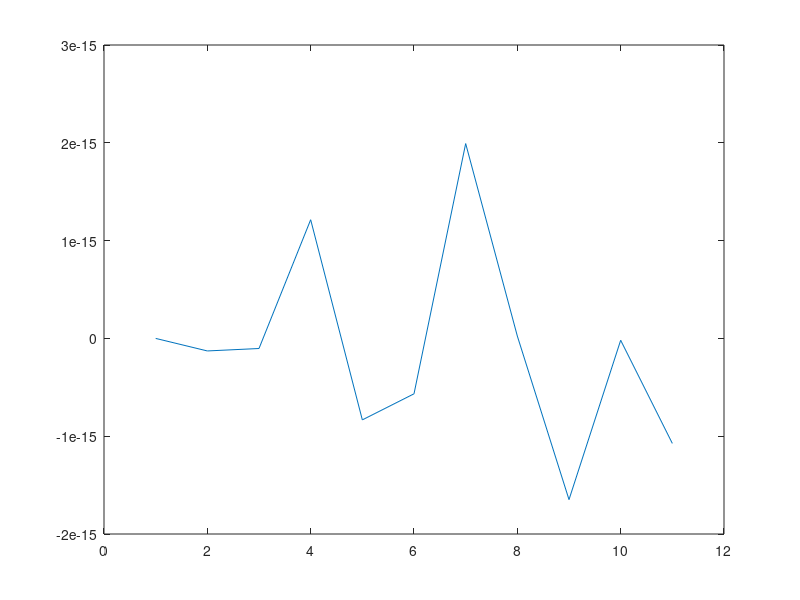
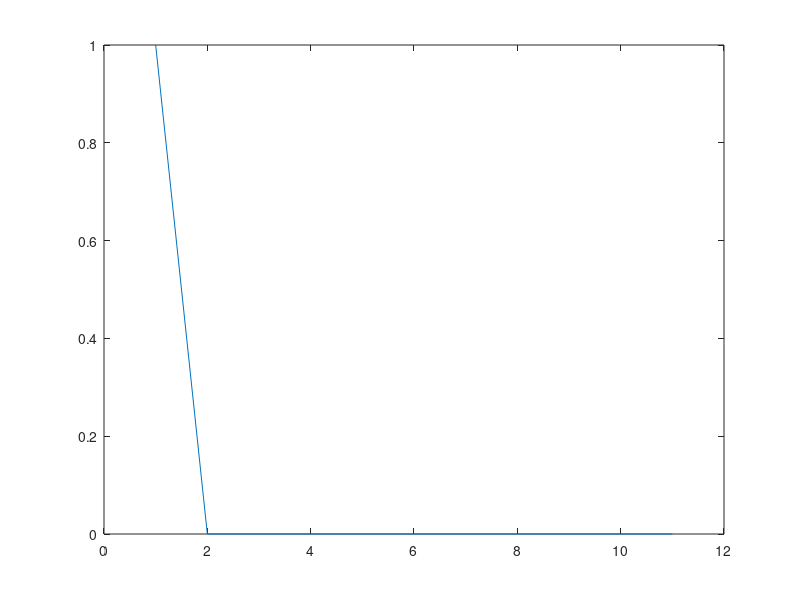
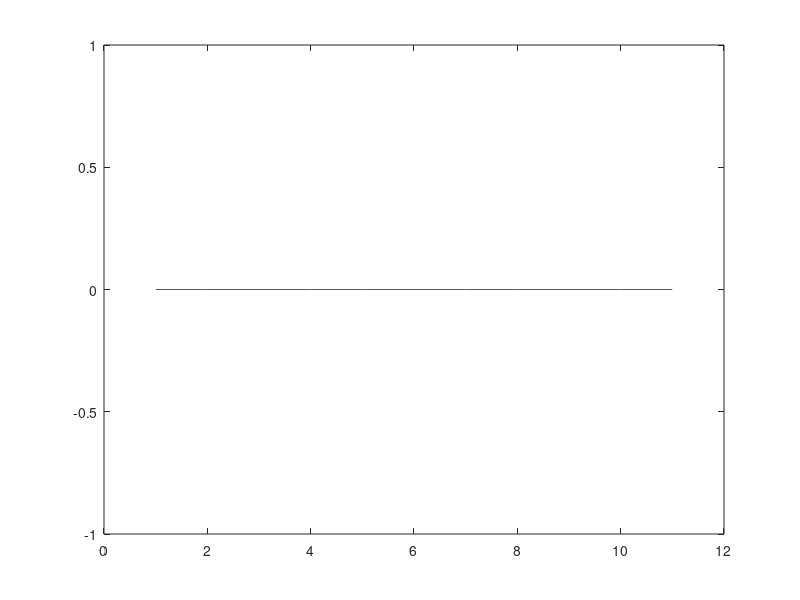
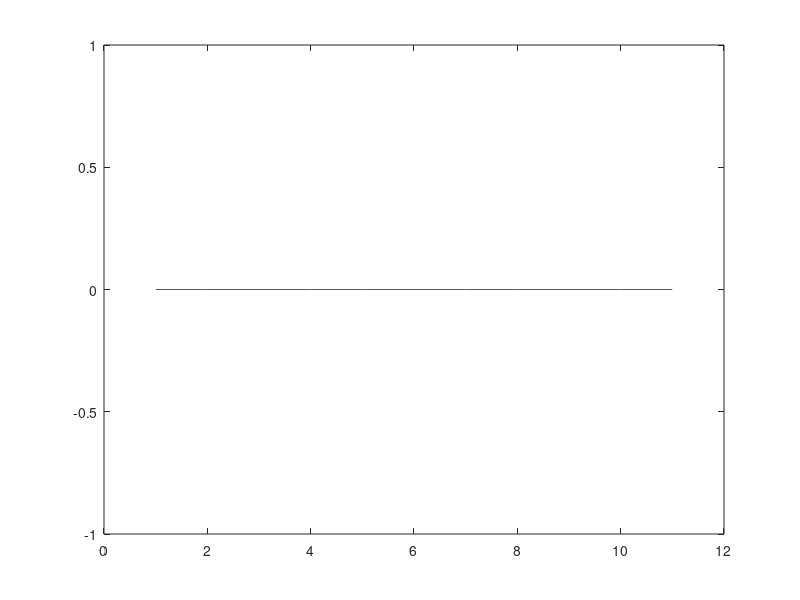

MATLAB code for these plots, in order:
% Guia de trabajos practicos Nº 4
% Ejercicio 1
clear all;
close all;

t = 0:0.1:1;

% Impulso
x = rand( size(t) );
x(1) = 1;

% Item 1
A = 1;
f = 10; % en Hz
T = 1;
g = A * sin( 2*pi*f*t*T );

y1 = A*sin( 2*pi*f*t*T).*x;

figure( 1 );
plot( y1 );

% Item 2
y2 = zeros( size( x ) );
for i=1:size(x) 
    for j=i:size(x)
        y2(i) = y2(i) + x(j);
    end
end

figure(2);
plot( y2 );

% Item 3
y3 = zeros( size( x ) );
n = 3;
for i=1+n:size(x)-n
    for j=1:size(x)-2*n
        y3(i) = y3(i) + x(j);
    end
end
figure(3);
plot( y3 );

% Item 4
y4 = zeros( size( x ) );
n = 3;
for i=n:size(x)
    y4(i-n) = x(i);
end

figure(4);
plot( y4 );

% Item 5
y5 = exp( x );

figure( 5 );
plot( y5 );
title( "y = e^x[n]" );

% Item 6
y6 = x + 2;
figure( 6 );
plot( y6 );
title( "y = x[n]+2");

% Item 7
y7 = n+x;
figure( 7 );
plot( y7 );
title( "y7 = n*x[n]");

